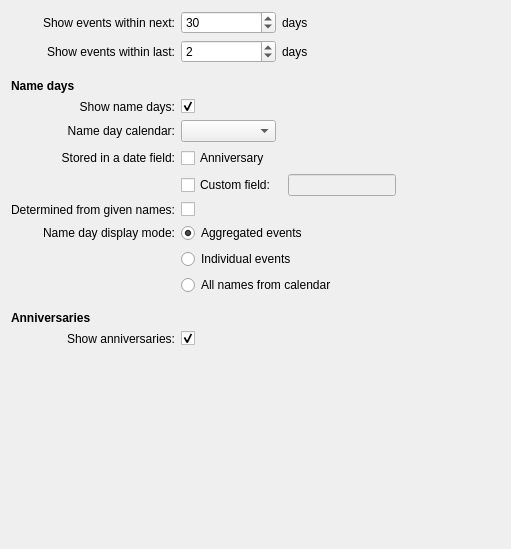
<?xml version="1.0" encoding="UTF-8"?>
<ui version="4.0">
 <class>BirthdayListEventsConfig</class>
 <widget class="QWidget" name="BirthdayListEventsConfig">
  <property name="geometry">
   <rect>
    <x>0</x>
    <y>0</y>
    <width>511</width>
    <height>549</height>
   </rect>
  </property>
  <property name="sizePolicy">
   <sizepolicy hsizetype="Preferred" vsizetype="Preferred">
    <horstretch>0</horstretch>
    <verstretch>0</verstretch>
   </sizepolicy>
  </property>
  <property name="windowTitle">
   <string>Form</string>
  </property>
  <layout class="QGridLayout" name="gridLayout">
   <item row="23" column="0">
    <widget class="QLabel" name="lblNamedayIdentifyByGivenName">
     <property name="text">
      <string>Determined from given names:</string>
     </property>
     <property name="alignment">
      <set>Qt::AlignRight|Qt::AlignTrailing|Qt::AlignVCenter</set>
     </property>
    </widget>
   </item>
   <item row="11" column="0">
    <widget class="QLabel" name="lblComingShowDays">
     <property name="text">
      <string>Show events within next:</string>
     </property>
     <property name="alignment">
      <set>Qt::AlignRight|Qt::AlignTrailing|Qt::AlignVCenter</set>
     </property>
    </widget>
   </item>
   <item row="12" column="2" colspan="2">
    <widget class="QLabel" name="lblPastShowDays_2">
     <property name="text">
      <string comment="label: show events within x &lt;days&gt;">days</string>
     </property>
    </widget>
   </item>
   <item row="12" column="1">
    <widget class="QSpinBox" name="spinPastShowDays">
     <property name="maximum">
      <number>30</number>
     </property>
     <property name="value">
      <number>2</number>
     </property>
    </widget>
   </item>
   <item row="13" column="1">
    <spacer name="spacerNamedaysBottom_2">
     <property name="orientation">
      <enum>Qt::Vertical</enum>
     </property>
     <property name="sizeType">
      <enum>QSizePolicy::Fixed</enum>
     </property>
     <property name="sizeHint" stdset="0">
      <size>
       <width>20</width>
       <height>10</height>
      </size>
     </property>
    </spacer>
   </item>
   <item row="25" column="1" colspan="3">
    <widget class="QRadioButton" name="rbNamedayShowIndEvents">
     <property name="text">
      <string>Individual events</string>
     </property>
     <attribute name="buttonGroup">
      <string notr="true">bgNamedayDisplayMode</string>
     </attribute>
    </widget>
   </item>
   <item row="21" column="3">
    <widget class="QLineEdit" name="lineEditNamedayCustomDateField">
     <property name="enabled">
      <bool>false</bool>
     </property>
     <property name="sizePolicy">
      <sizepolicy hsizetype="Preferred" vsizetype="Fixed">
       <horstretch>0</horstretch>
       <verstretch>0</verstretch>
      </sizepolicy>
     </property>
     <property name="toolTip">
      <string>Key of the custom field storing name days. Note that the field key can be different from the field name.</string>
     </property>
    </widget>
   </item>
   <item row="29" column="1">
    <widget class="QCheckBox" name="chckShowAnniversaries">
     <property name="enabled">
      <bool>true</bool>
     </property>
     <property name="layoutDirection">
      <enum>Qt::LeftToRight</enum>
     </property>
     <property name="text">
      <string/>
     </property>
     <property name="checked">
      <bool>true</bool>
     </property>
     <property name="showAnniversaries" stdset="0">
      <bool>true</bool>
     </property>
    </widget>
   </item>
   <item row="28" column="0">
    <widget class="QLabel" name="lblTitleAnniversaries">
     <property name="font">
      <font>
       <weight>75</weight>
       <bold>true</bold>
      </font>
     </property>
     <property name="text">
      <string>Anniversaries</string>
     </property>
    </widget>
   </item>
   <item row="33" column="1">
    <spacer name="spacerScreenBottom">
     <property name="orientation">
      <enum>Qt::Vertical</enum>
     </property>
     <property name="sizeHint" stdset="0">
      <size>
       <width>20</width>
       <height>40</height>
      </size>
     </property>
    </spacer>
   </item>
   <item row="16" column="0">
    <widget class="QLabel" name="lblNamedayCalendar">
     <property name="enabled">
      <bool>true</bool>
     </property>
     <property name="sizePolicy">
      <sizepolicy hsizetype="Preferred" vsizetype="Preferred">
       <horstretch>0</horstretch>
       <verstretch>0</verstretch>
      </sizepolicy>
     </property>
     <property name="layoutDirection">
      <enum>Qt::LeftToRight</enum>
     </property>
     <property name="text">
      <string>Name day calendar:</string>
     </property>
     <property name="scaledContents">
      <bool>false</bool>
     </property>
     <property name="alignment">
      <set>Qt::AlignRight|Qt::AlignTrailing|Qt::AlignVCenter</set>
     </property>
    </widget>
   </item>
   <item row="16" column="1">
    <widget class="QComboBox" name="cmbNamedayCalendar"/>
   </item>
   <item row="17" column="0">
    <widget class="QLabel" name="lblNamedayStoredInDateField">
     <property name="text">
      <string>Stored in a date field:</string>
     </property>
     <property name="alignment">
      <set>Qt::AlignRight|Qt::AlignTrailing|Qt::AlignVCenter</set>
     </property>
    </widget>
   </item>
   <item row="24" column="0">
    <widget class="QLabel" name="lblNamedayDisplayMode">
     <property name="text">
      <string>Name day display mode:</string>
     </property>
     <property name="alignment">
      <set>Qt::AlignRight|Qt::AlignTrailing|Qt::AlignVCenter</set>
     </property>
    </widget>
   </item>
   <item row="26" column="1" colspan="3">
    <widget class="QRadioButton" name="rbNamedayShowAllFromCal">
     <property name="text">
      <string>All names from calendar</string>
     </property>
     <attribute name="buttonGroup">
      <string notr="true">bgNamedayDisplayMode</string>
     </attribute>
    </widget>
   </item>
   <item row="24" column="1" colspan="3">
    <widget class="QRadioButton" name="rbNamedayShowAggrEvents">
     <property name="text">
      <string>Aggregated events</string>
     </property>
     <property name="checked">
      <bool>true</bool>
     </property>
     <attribute name="buttonGroup">
      <string notr="true">bgNamedayDisplayMode</string>
     </attribute>
    </widget>
   </item>
   <item row="17" column="1">
    <widget class="QCheckBox" name="chckNamedayAnniversaryField">
     <property name="toolTip">
      <string>Anniversary field is used to store contact name days.</string>
     </property>
     <property name="text">
      <string>Anniversary</string>
     </property>
    </widget>
   </item>
   <item row="11" column="2" colspan="2">
    <widget class="QLabel" name="lblComingShowDays_2">
     <property name="text">
      <string comment="label: show events within x &lt;days&gt;">days</string>
     </property>
    </widget>
   </item>
   <item row="15" column="0">
    <widget class="QLabel" name="lblShowNamedays">
     <property name="text">
      <string>Show name days:</string>
     </property>
     <property name="alignment">
      <set>Qt::AlignRight|Qt::AlignTrailing|Qt::AlignVCenter</set>
     </property>
    </widget>
   </item>
   <item row="15" column="1">
    <widget class="QCheckBox" name="chckShowNamedays">
     <property name="sizePolicy">
      <sizepolicy hsizetype="Preferred" vsizetype="Fixed">
       <horstretch>0</horstretch>
       <verstretch>0</verstretch>
      </sizepolicy>
     </property>
     <property name="font">
      <font>
       <strikeout>false</strikeout>
      </font>
     </property>
     <property name="text">
      <string/>
     </property>
     <property name="checked">
      <bool>true</bool>
     </property>
    </widget>
   </item>
   <item row="29" column="0">
    <widget class="QLabel" name="lblShowAnniversaries">
     <property name="text">
      <string>Show anniversaries:</string>
     </property>
     <property name="alignment">
      <set>Qt::AlignRight|Qt::AlignTrailing|Qt::AlignVCenter</set>
     </property>
    </widget>
   </item>
   <item row="23" column="1">
    <widget class="QCheckBox" name="chckNamedayNameField">
     <property name="toolTip">
      <string>Name days shall be determined out of given names. However if the particular contact's name day is stored in the selected date field, the date field takes precedence.</string>
     </property>
     <property name="text">
      <string/>
     </property>
    </widget>
   </item>
   <item row="27" column="1">
    <spacer name="spacerNamedaysBottom">
     <property name="orientation">
      <enum>Qt::Vertical</enum>
     </property>
     <property name="sizeType">
      <enum>QSizePolicy::Fixed</enum>
     </property>
     <property name="sizeHint" stdset="0">
      <size>
       <width>20</width>
       <height>10</height>
      </size>
     </property>
    </spacer>
   </item>
   <item row="21" column="4">
    <spacer name="spacerScreenRight">
     <property name="orientation">
      <enum>Qt::Horizontal</enum>
     </property>
     <property name="sizeHint" stdset="0">
      <size>
       <width>40</width>
       <height>20</height>
      </size>
     </property>
    </spacer>
   </item>
   <item row="14" column="0">
    <widget class="QLabel" name="lblTitleNamedays">
     <property name="font">
      <font>
       <weight>75</weight>
       <bold>true</bold>
      </font>
     </property>
     <property name="text">
      <string>Name days</string>
     </property>
    </widget>
   </item>
   <item row="11" column="1">
    <widget class="QSpinBox" name="spinComingShowDays">
     <property name="maximum">
      <number>335</number>
     </property>
     <property name="value">
      <number>30</number>
     </property>
    </widget>
   </item>
   <item row="12" column="0">
    <widget class="QLabel" name="lblPastShowDays">
     <property name="text">
      <string>Show events within last:</string>
     </property>
     <property name="alignment">
      <set>Qt::AlignRight|Qt::AlignTrailing|Qt::AlignVCenter</set>
     </property>
    </widget>
   </item>
   <item row="21" column="1">
    <widget class="QCheckBox" name="chckNamedayCustomDateField">
     <property name="toolTip">
      <string>Contact name days are stored in a custom date field.</string>
     </property>
     <property name="text">
      <string>Custom field:</string>
     </property>
    </widget>
   </item>
  </layout>
 </widget>
 <tabstops>
  <tabstop>spinComingShowDays</tabstop>
  <tabstop>spinPastShowDays</tabstop>
  <tabstop>chckShowNamedays</tabstop>
  <tabstop>cmbNamedayCalendar</tabstop>
  <tabstop>chckNamedayAnniversaryField</tabstop>
  <tabstop>chckNamedayCustomDateField</tabstop>
  <tabstop>lineEditNamedayCustomDateField</tabstop>
  <tabstop>chckNamedayNameField</tabstop>
  <tabstop>rbNamedayShowAggrEvents</tabstop>
  <tabstop>rbNamedayShowIndEvents</tabstop>
  <tabstop>rbNamedayShowAllFromCal</tabstop>
  <tabstop>chckShowAnniversaries</tabstop>
 </tabstops>
 <resources/>
 <connections>
  <connection>
   <sender>chckShowNamedays</sender>
   <signal>toggled(bool)</signal>
   <receiver>lblNamedayStoredInDateField</receiver>
   <slot>setEnabled(bool)</slot>
   <hints>
    <hint type="sourcelabel">
     <x>251</x>
     <y>113</y>
    </hint>
    <hint type="destinationlabel">
     <x>78</x>
     <y>167</y>
    </hint>
   </hints>
  </connection>
  <connection>
   <sender>chckShowNamedays</sender>
   <signal>toggled(bool)</signal>
   <receiver>lblNamedayCalendar</receiver>
   <slot>setEnabled(bool)</slot>
   <hints>
    <hint type="sourcelabel">
     <x>251</x>
     <y>113</y>
    </hint>
    <hint type="destinationlabel">
     <x>78</x>
     <y>142</y>
    </hint>
   </hints>
  </connection>
  <connection>
   <sender>chckShowNamedays</sender>
   <signal>toggled(bool)</signal>
   <receiver>cmbNamedayCalendar</receiver>
   <slot>setEnabled(bool)</slot>
   <hints>
    <hint type="sourcelabel">
     <x>251</x>
     <y>113</y>
    </hint>
    <hint type="destinationlabel">
     <x>251</x>
     <y>142</y>
    </hint>
   </hints>
  </connection>
  <connection>
   <sender>chckShowNamedays</sender>
   <signal>toggled(bool)</signal>
   <receiver>lblNamedayDisplayMode</receiver>
   <slot>setEnabled(bool)</slot>
   <hints>
    <hint type="sourcelabel">
     <x>251</x>
     <y>113</y>
    </hint>
    <hint type="destinationlabel">
     <x>84</x>
     <y>242</y>
    </hint>
   </hints>
  </connection>
  <connection>
   <sender>chckShowNamedays</sender>
   <signal>toggled(bool)</signal>
   <receiver>rbNamedayShowAggrEvents</receiver>
   <slot>setEnabled(bool)</slot>
   <hints>
    <hint type="sourcelabel">
     <x>251</x>
     <y>113</y>
    </hint>
    <hint type="destinationlabel">
     <x>396</x>
     <y>242</y>
    </hint>
   </hints>
  </connection>
  <connection>
   <sender>chckShowNamedays</sender>
   <signal>toggled(bool)</signal>
   <receiver>rbNamedayShowIndEvents</receiver>
   <slot>setEnabled(bool)</slot>
   <hints>
    <hint type="sourcelabel">
     <x>251</x>
     <y>113</y>
    </hint>
    <hint type="destinationlabel">
     <x>396</x>
     <y>267</y>
    </hint>
   </hints>
  </connection>
  <connection>
   <sender>chckShowNamedays</sender>
   <signal>toggled(bool)</signal>
   <receiver>rbNamedayShowAllFromCal</receiver>
   <slot>setEnabled(bool)</slot>
   <hints>
    <hint type="sourcelabel">
     <x>251</x>
     <y>113</y>
    </hint>
    <hint type="destinationlabel">
     <x>396</x>
     <y>292</y>
    </hint>
   </hints>
  </connection>
  <connection>
   <sender>chckShowNamedays</sender>
   <signal>toggled(bool)</signal>
   <receiver>chckNamedayAnniversaryField</receiver>
   <slot>setEnabled(bool)</slot>
   <hints>
    <hint type="sourcelabel">
     <x>204</x>
     <y>105</y>
    </hint>
    <hint type="destinationlabel">
     <x>204</x>
     <y>158</y>
    </hint>
   </hints>
  </connection>
  <connection>
   <sender>chckShowNamedays</sender>
   <signal>toggled(bool)</signal>
   <receiver>chckNamedayNameField</receiver>
   <slot>setEnabled(bool)</slot>
   <hints>
    <hint type="sourcelabel">
     <x>204</x>
     <y>105</y>
    </hint>
    <hint type="destinationlabel">
     <x>204</x>
     <y>212</y>
    </hint>
   </hints>
  </connection>
  <connection>
   <sender>chckShowNamedays</sender>
   <signal>toggled(bool)</signal>
   <receiver>chckNamedayCustomDateField</receiver>
   <slot>setEnabled(bool)</slot>
   <hints>
    <hint type="sourcelabel">
     <x>207</x>
     <y>105</y>
    </hint>
    <hint type="destinationlabel">
     <x>207</x>
     <y>184</y>
    </hint>
   </hints>
  </connection>
  <connection>
   <sender>chckShowNamedays</sender>
   <signal>toggled(bool)</signal>
   <receiver>lblNamedayIdentifyByGivenName</receiver>
   <slot>setEnabled(bool)</slot>
   <hints>
    <hint type="sourcelabel">
     <x>207</x>
     <y>105</y>
    </hint>
    <hint type="destinationlabel">
     <x>78</x>
     <y>209</y>
    </hint>
   </hints>
  </connection>
 </connections>
 <buttongroups>
  <buttongroup name="bgNamedayDisplayMode"/>
 </buttongroups>
</ui>
